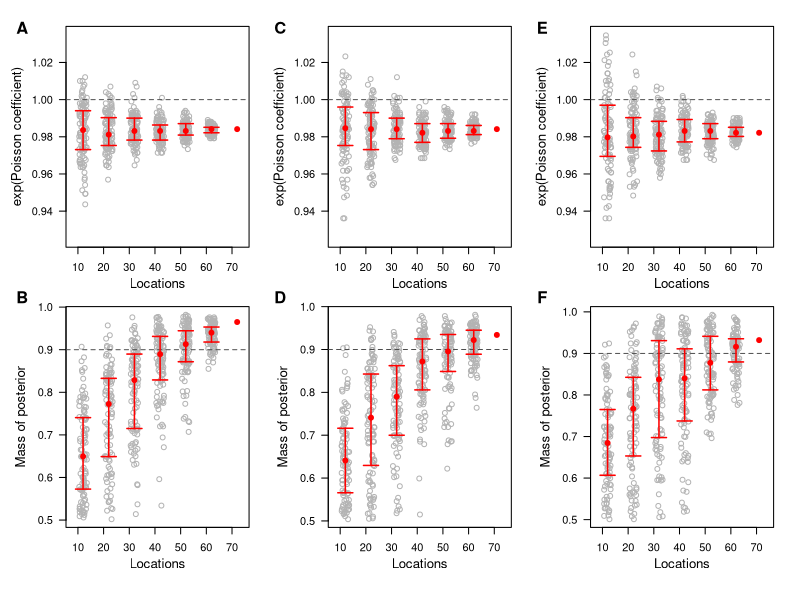

Write the R code that produced this figure.



###########################################
## supp fig s3
###########################################



quartz(width=8,height=5)

par(mfcol=c(2,3))
par(mar=c(2.5,4,2,2))
par(oma=c(3,1,0,0))



all2 <- read.csv("resampled.csv")[,-1]
head(all2)
all2$median <- exp(all2$median)
all3 <- all2
head(all3)
all3 <- all3[all3$reps != 2,]
dim(all3)


## point estimate

new1 <- aggregate(all3$median ~ all3$reps,FUN="median")
new1
func1 <- function(x,q){
	quantile(x,probs=q)
}
new2 <- aggregate(all3$median ~ all3$reps,FUN=function(z) func1(z,0.25))
new2
new3 <- aggregate(all3$median ~ all3$reps,FUN=function(z) func1(z,0.75))
new3
new4 <- data.frame(new1[,1],new1[,2],new2[,2],new3[,2])
colnames(new4) <- c("reps","point","low","up")
new4

plot(all3$median[-601] ~ jitter(all3$reps[-601],0.75),col="gray70",xlab="Locations sampled",ylab="",xlim=c(8,74),ylim=c(0.925,1.035),las=2,xaxt="n")
axis(1)
abline(h=1,lty=2,col="gray30")
points(new4$reps,new4$point,pch=19,col="red")
arrows(new4$reps,new4$up,new4$reps,new4$low,length=0.075,angle=90,code=3,col="red",lwd=1.5)

mtext("Locations",1,line=2.3,cex=0.8)
mtext("exp(Poisson coefficient)",2,line=3.2,cex=0.8)

#lines(smooth.spline(new4$reps,new4$point,df=3),col="red")





## prob
head(all3)

new1 <- aggregate(all3$prob ~ all3$reps,FUN="median")
new1
func1 <- function(x,q){
	quantile(x,probs=q)
}
new2 <- aggregate(all3$prob ~ all3$reps,FUN=function(z) func1(z,0.25))
new2
new3 <- aggregate(all3$prob ~ all3$reps,FUN=function(z) func1(z,0.75))
new3
new4 <- data.frame(new1[,1],new1[,2],new2[,2],new3[,2])
colnames(new4) <- c("reps","point","low","up")
new4

plot(all3$prob[-601] ~ jitter(all3$reps[-601],0.75),col="gray70",xlab="Locations sampled",ylab="",xlim=c(8,74),las=2,xaxt="n")
axis(1)
#abline(h=new4[8,2],lty=2,col="gray30")
abline(h=0.9,lty=2,col="gray30")
points(new4$reps,new4$point,pch=19,col="red")
arrows(new4$reps,new4$up,new4$reps,new4$low,length=0.075,angle=90,code=3,col="red",lwd=1.5)
#lines(smooth.spline(new4$reps,new4$point,df=3),col="red")

mtext("Locations",1,line=2.3,cex=0.8)
mtext("Mass of posterior",2,line=2.9,cex=0.8)








#########################################################################################





all2 <- read.csv("resampled_Common.csv")[,-1]
head(all2)
all2$median <- exp(all2$median)
all3 <- all2
head(all3)
all3 <- all3[all3$reps != 2,]
dim(all3)


## point estimate

new1 <- aggregate(all3$median ~ all3$reps,FUN="median")
new1
func1 <- function(x,q){
	quantile(x,probs=q)
}
new2 <- aggregate(all3$median ~ all3$reps,FUN=function(z) func1(z,0.25))
new2
new3 <- aggregate(all3$median ~ all3$reps,FUN=function(z) func1(z,0.75))
new3
new4 <- data.frame(new1[,1],new1[,2],new2[,2],new3[,2])
colnames(new4) <- c("reps","point","low","up")
new4

plot(all3$median[-601] ~ jitter(all3$reps[-601],0.75),col="gray70",xlab="Locations sampled",ylab="",xlim=c(8,74),ylim=c(0.925,1.035),las=2,xaxt="n")
axis(1)
abline(h=1,lty=2,col="gray30")
points(new4$reps,new4$point,pch=19,col="red")
arrows(new4$reps,new4$up,new4$reps,new4$low,length=0.075,angle=90,code=3,col="red",lwd=1.5)

mtext("Locations",1,line=2.3,cex=0.8)
mtext("exp(Poisson coefficient)",2,line=3.2,cex=0.8)

#lines(smooth.spline(new4$reps,new4$point,df=3),col="red")





## prob
head(all3)

new1 <- aggregate(all3$prob ~ all3$reps,FUN="median")
new1
func1 <- function(x,q){
	quantile(x,probs=q)
}
new2 <- aggregate(all3$prob ~ all3$reps,FUN=function(z) func1(z,0.25))
new2
new3 <- aggregate(all3$prob ~ all3$reps,FUN=function(z) func1(z,0.75))
new3
new4 <- data.frame(new1[,1],new1[,2],new2[,2],new3[,2])
colnames(new4) <- c("reps","point","low","up")
new4

plot(all3$prob[-601] ~ jitter(all3$reps[-601],0.75),col="gray70",xlab="Locations sampled",ylab="",xlim=c(8,74),las=2,xaxt="n")
axis(1)
#abline(h=new4[8,2],lty=2,col="gray30")
abline(h=0.9,lty=2,col="gray30")
points(new4$reps,new4$point,pch=19,col="red")
arrows(new4$reps,new4$up,new4$reps,new4$low,length=0.075,angle=90,code=3,col="red",lwd=1.5)
#lines(smooth.spline(new4$reps,new4$point,df=3),col="red")

mtext("Locations",1,line=2.3,cex=0.8)
mtext("Mass of posterior",2,line=2.9,cex=0.8)









#########################################################################################

head(all)
all2 <- read.csv("resampled_other.csv")[,-1]
head(all2)
all2$median <- exp(all2$median)
all3 <- all2
head(all3)
all3 <- all3[all3$reps != 2,]
dim(all3)


## point estimate

new1 <- aggregate(all3$median ~ all3$reps,FUN="median")
new1
func1 <- function(x,q){
	quantile(x,probs=q)
}
new2 <- aggregate(all3$median ~ all3$reps,FUN=function(z) func1(z,0.25))
new2
new3 <- aggregate(all3$median ~ all3$reps,FUN=function(z) func1(z,0.75))
new3
new4 <- data.frame(new1[,1],new1[,2],new2[,2],new3[,2])
colnames(new4) <- c("reps","point","low","up")
new4

plot(all3$median[-601] ~ jitter(all3$reps[-601],0.75),col="gray70",xlab="Locations sampled",ylab="",xlim=c(8,74),ylim=c(0.925,1.035),las=2,xaxt="n")
axis(1)
abline(h=1,lty=2,col="gray30")
points(new4$reps,new4$point,pch=19,col="red")
arrows(new4$reps,new4$up,new4$reps,new4$low,length=0.075,angle=90,code=3,col="red",lwd=1.5)

mtext("Locations",1,line=2.3,cex=0.8)
mtext("exp(Poisson coefficient)",2,line=3.2,cex=0.8)

#lines(smooth.spline(new4$reps,new4$point,df=3),col="red")





## prob
head(all3)

new1 <- aggregate(all3$prob ~ all3$reps,FUN="median")
new1
func1 <- function(x,q){
	quantile(x,probs=q)
}
new2 <- aggregate(all3$prob ~ all3$reps,FUN=function(z) func1(z,0.25))
new2
new3 <- aggregate(all3$prob ~ all3$reps,FUN=function(z) func1(z,0.75))
new3
new4 <- data.frame(new1[,1],new1[,2],new2[,2],new3[,2])
colnames(new4) <- c("reps","point","low","up")
new4

plot(all3$prob[-601] ~ jitter(all3$reps[-601],0.75),col="gray70",xlab="Locations sampled",ylab="",xlim=c(8,74),las=2,xaxt="n")
axis(1)
#abline(h=new4[8,2],lty=2,col="gray30")
abline(h=0.9,lty=2,col="gray30")
points(new4$reps,new4$point,pch=19,col="red")
arrows(new4$reps,new4$up,new4$reps,new4$low,length=0.075,angle=90,code=3,col="red",lwd=1.5)
#lines(smooth.spline(new4$reps,new4$point,df=3),col="red")

mtext("Locations",1,line=2.3,cex=0.8)
mtext("Mass of posterior",2,line=2.9,cex=0.8)









###########################

v <- c(0,1,0,1) #x1,x2,y1,y2 
par(fig=v,new=T,mar=c(0,0,0,0),oma=c(0,0,0,0))
plot(1:100,1:100, xaxt = 'n', yaxt = 'n', bty = 'n', pch = '', ylab = '', xlab = '')


text(0,99,"A",cex=1.5,font=2)
text(0,51,"B",cex=1.5,font=2)

text(34.5,99,"C",cex=1.5,font=2)
text(34.5,51,"D",cex=1.5,font=2)

text(69.5,99,"E",cex=1.5,font=2)
text(69.5,51,"F",cex=1.5,font=2)
